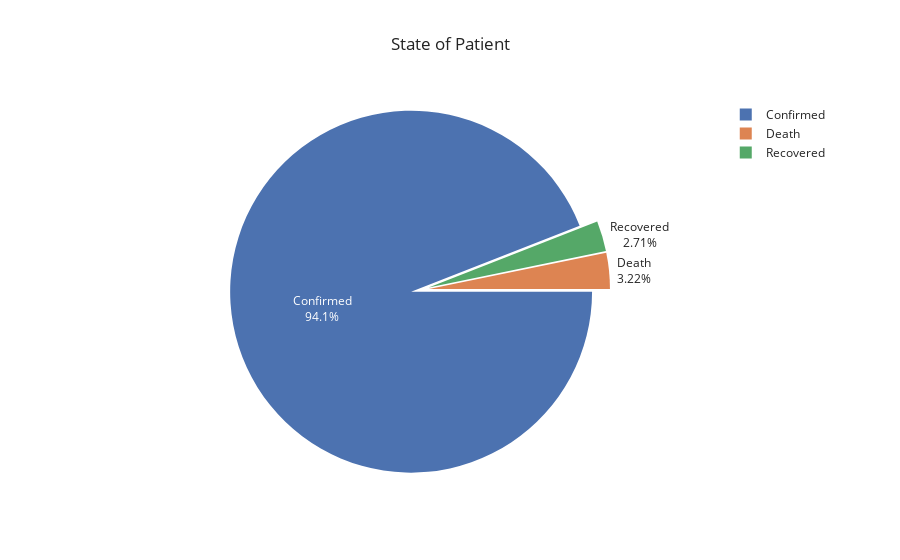

Write notebook code for a chart like this one.
### Code cell
print(time['Confirmed'])
Total_confirmed = time['Confirmed'].max()
Total_recovered = time['Recovered'].max()
Total_death = time['Deaths'].max()
data = [['Confirmed', Total_confirmed], ['Recovered', Total_recovered], ['Death', Total_death]] 
df = pd.DataFrame(data, columns = ['state', 'count']) #Creating a dataframe
print(df)
fig = px.pie(df,
             values="count",
             names="state",
             title="State of Patient",
             template="seaborn")
fig.update_traces(rotation=90, pull=0.05, textinfo="percent+label")
fig.show()

### Figure 1 — Plotly figure (JSON) as saved in the notebook; plotly's stock layout.template omitted (floating-point values rounded to 4 significant figures)
{"data": [{"domain": {"x": [0, 1], "y": [0, 1]}, "hovertemplate": "state=%{label}<br>count=%{value}<extra></extra>", "labels": ["Confirmed", "Recovered", "Death"], "legendgroup": "", "name": "", "pull": 0.05, "rotation": 90, "showlegend": true, "textinfo": "percent+label", "type": "pie", "values": [2948, 85, 101]}], "layout": {"legend": {"tracegroupgap": 0}, "title": {"text": "State of Patient"}}}
